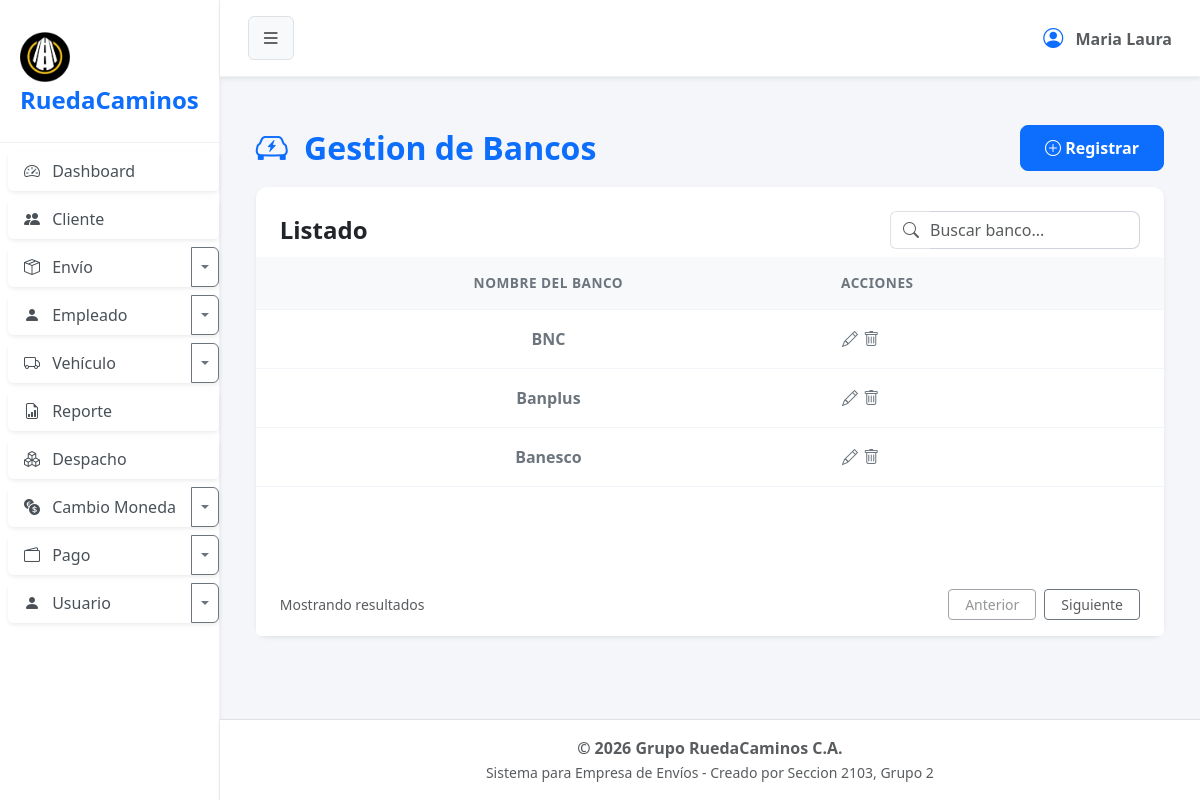
The page /?url=banco on the database as committed earlier.
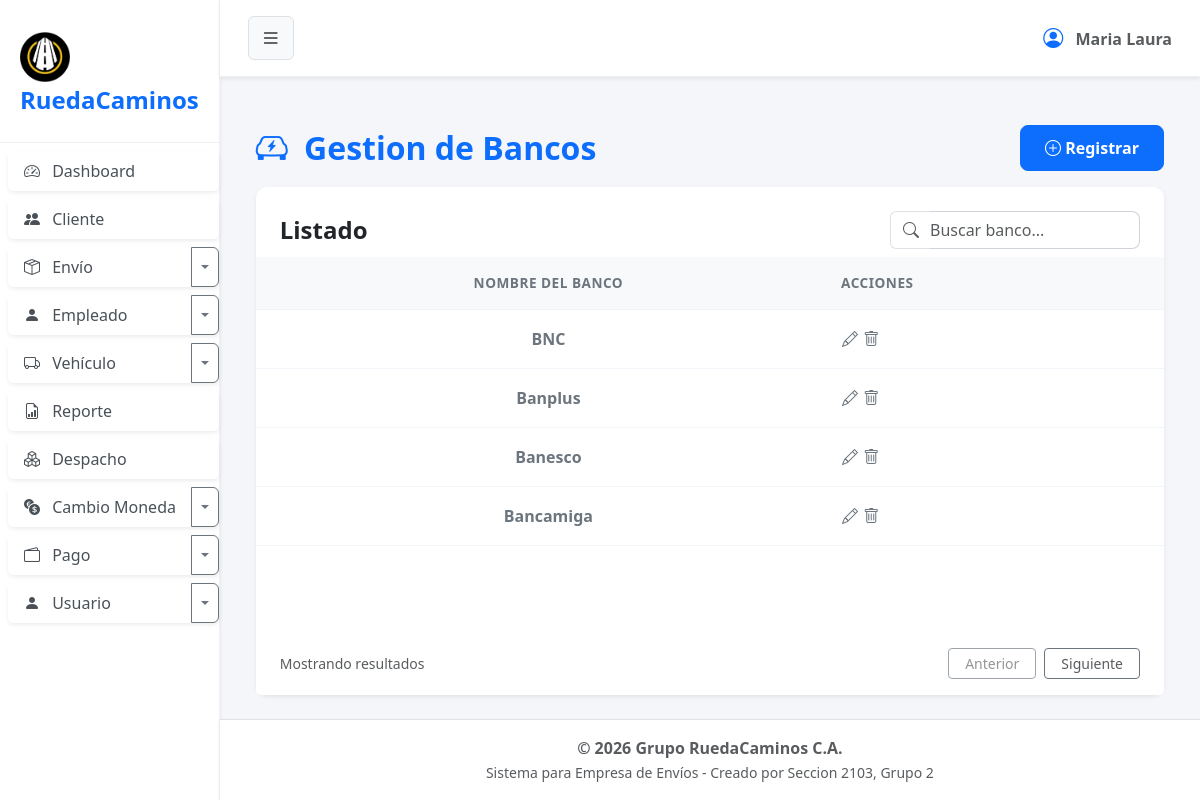
The same page on the database as committed later.
### tables this page shows
CREATE TABLE `banco` (
  `cod_banco` int(1) NOT NULL,
  `nombre` varchar(20) NOT NULL,
  `estado` tinyint(1) NOT NULL
);

### app/controller/bancoController.php (called while the page is built, shortened)
<?php
$banco = new Banco();
$registros = $banco->obt_RegistrosBanco();
    include 'app/view/layout/header.php';
    include 'app/view/banco/bancoView.php';
    include 'app/view/layout/footer.php';
?>

### index.php (called while the page is built, shortened)
<?php
    $frontController = new FrontController();
?>

### app/config/Conexion.php (called while the page is built, shortened)
<?php
abstract class Conexion
{
    public $host = "localhost";
    public $namedb = "grupo_ruedacaminos";
    public $userdb = "root";
    public $passwd = "";
    public function __construct()
    {
        $this->conexion = $this->getConnection();
    }
    public function getConnection(): PDO
    {
        try {
            $dsn = "mysql:host=" . $this->host . ";dbname=" . $this->namedb . ";charset=utf8";
            $conexion = new PDO($dsn, $this->userdb, $this->passwd);
            $conexion->setAttribute(PDO::ATTR_ERRMODE, PDO::ERRMODE_EXCEPTION);
        } catch (PDOException $error) {
            die('No se pudo conectar a la base de datos, error:' . $error->getMessage());
        }
        return $conexion;
    }
}

### app/model/Banco.php (called while the page is built, shortened)
<?php
class Banco extends Conexion
{
    public function obt_RegistrosBanco()
    {
        try {
            $sentencia = "SELECT * FROM banco WHERE estado = 1";
            $consulta = $this->conexion->prepare($sentencia);
            $consulta->execute();
            return $consulta->fetchAll(\PDO::FETCH_ASSOC);
        } catch (\PDOException $e) {
            echo "Error al obtener los registros de banco: " . $e->getMessage();
            return [];
        }
    }
}

### app/view/banco/componentes/tabla.php (the view)
<div class="card-body p-0">
    <div class="table-responsive">
        <table class="table table-hover align-middle mb-0">
            <thead class="table-light table-header-custom">
                <tr>
                    <th class="ps-4 text-center">NOMBRE DEL BANCO</th>
                    <th class="text-start pe-4">ACCIONES</th>
                </tr>
            </thead>
            <tbody>
                <?php foreach ($registros as $dato): ?>
                <tr>
                    <td class="ps-4 text-center fw-bold text-secondary"><?= $dato['nombre'] ?></td>
                    <td class="text-start pe-4">
                            <button type="button" class="btn btn-link text-secondary p-0 m-0 align-baseline" title="Actualizar" data-bs-toggle="modal" data-bs-target="#modalBanco"
                                datos-cod-banco="<?= $dato['cod_banco'] ?>"
                                datos-nombre="<?= $dato['nombre'] ?>"
                                datos-estado="<?= $dato['estado'] ?>"
                                >
                                <i class="bi bi-pencil"></i>
                            </button>
                        <a href="#" class="text-secondary btn-eliminar"
                                datos-cod-banco="<?= $dato['cod_banco'] ?>" >
                                <i class="bi bi-trash"></i>
                        </a>
                    </td>
                </tr>
                <?php endforeach; ?>
                </tbody>
        </table>
    </div>
</div>

Rows that differ between the two databases and show on the page:
added banco: nombre "Bancamiga"
